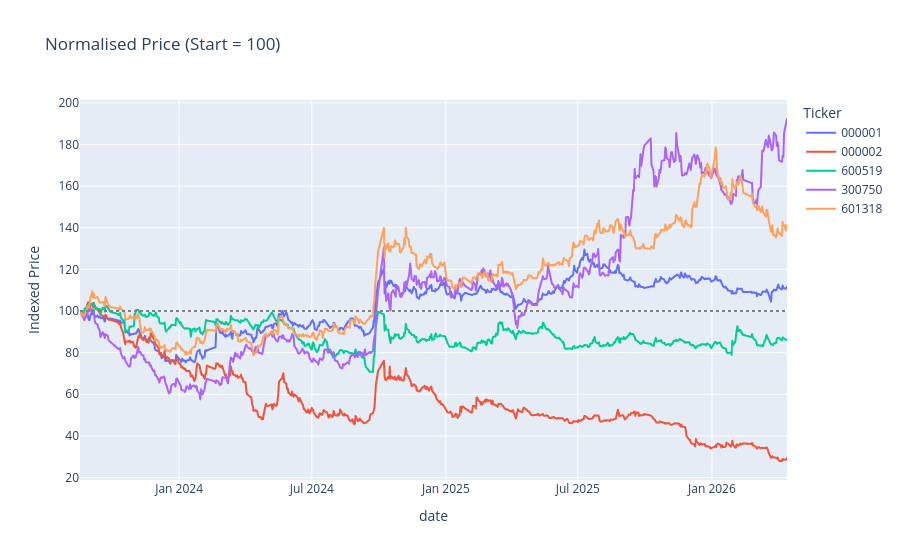

The notebook cell saved with this chart:
### Markdown cell above
## 6. Visualisation

### 6.1 Normalised Price Chart (Base = 100)

### Code cell
norm = prices / prices.iloc[0] * 100
fig = px.line(norm, title='Normalised Price (Start = 100)',
              labels={'value': 'Indexed Price', 'variable': 'Ticker'})
fig.add_hline(y=100, line_dash='dot', line_color='grey')
fig.show()

### Figure 1 — Plotly figure (JSON) as saved in the notebook; plotly's stock layout.template omitted (floating-point values rounded to 4 significant figures; data arrays with more than 128 entries replaced by an {"elided": "..."} marker saying what was removed)
{"data": [{"hovertemplate": "Ticker=000001<br>date=%{x}<br>Indexed Price=%{y}<extra></extra>", "legendgroup": "000001", "line": {"color": "#636efa", "dash": "solid"}, "marker": {"symbol": "circle"}, "mode": "lines", "name": "000001", "showlegend": true, "type": "scattergl", "x": {"elided": "640 str values"}, "xaxis": "x", "y": {"elided": "640 float values"}, "yaxis": "y"}, {"hovertemplate": "Ticker=000002<br>date=%{x}<br>Indexed Price=%{y}<extra></extra>", "legendgroup": "000002", "line": {"color": "#EF553B", "dash": "solid"}, "marker": {"symbol": "circle"}, "mode": "lines", "name": "000002", "showlegend": true, "type": "scattergl", "x": {"elided": "640 str values"}, "xaxis": "x", "y": {"elided": "640 float values"}, "yaxis": "y"}, {"hovertemplate": "Ticker=600519<br>date=%{x}<br>Indexed Price=%{y}<extra></extra>", "legendgroup": "600519", "line": {"color": "#00cc96", "dash": "solid"}, "marker": {"symbol": "circle"}, "mode": "lines", "name": "600519", "showlegend": true, "type": "scattergl", "x": {"elided": "640 str values"}, "xaxis": "x", "y": {"elided": "640 float values"}, "yaxis": "y"}, {"hovertemplate": "Ticker=300750<br>date=%{x}<br>Indexed Price=%{y}<extra></extra>", "legendgroup": "300750", "line": {"color": "#ab63fa", "dash": "solid"}, "marker": {"symbol": "circle"}, "mode": "lines", "name": "300750", "showlegend": true, "type": "scattergl", "x": {"elided": "640 str values"}, "xaxis": "x", "y": {"elided": "640 float values"}, "yaxis": "y"}, {"hovertemplate": "Ticker=601318<br>date=%{x}<br>Indexed Price=%{y}<extra></extra>", "legendgroup": "601318", "line": {"color": "#FFA15A", "dash": "solid"}, "marker": {"symbol": "circle"}, "mode": "lines", "name": "601318", "showlegend": true, "type": "scattergl", "x": {"elided": "640 str values"}, "xaxis": "x", "y": {"elided": "640 float values"}, "yaxis": "y"}], "layout": {"legend": {"title": {"text": "Ticker"}, "tracegroupgap": 0}, "shapes": [{"line": {"color": "grey", "dash": "dot"}, "type": "line", "x0": 0, "x1": 1, "xref": "x domain", "y0": 100, "y1": 100, "yref": "y"}], "title": {"text": "Normalised Price (Start = 100)"}, "xaxis": {"anchor": "y", "domain": [0, 1], "title": {"text": "date"}}, "yaxis": {"anchor": "x", "domain": [0, 1], "title": {"text": "Indexed Price"}}}}
